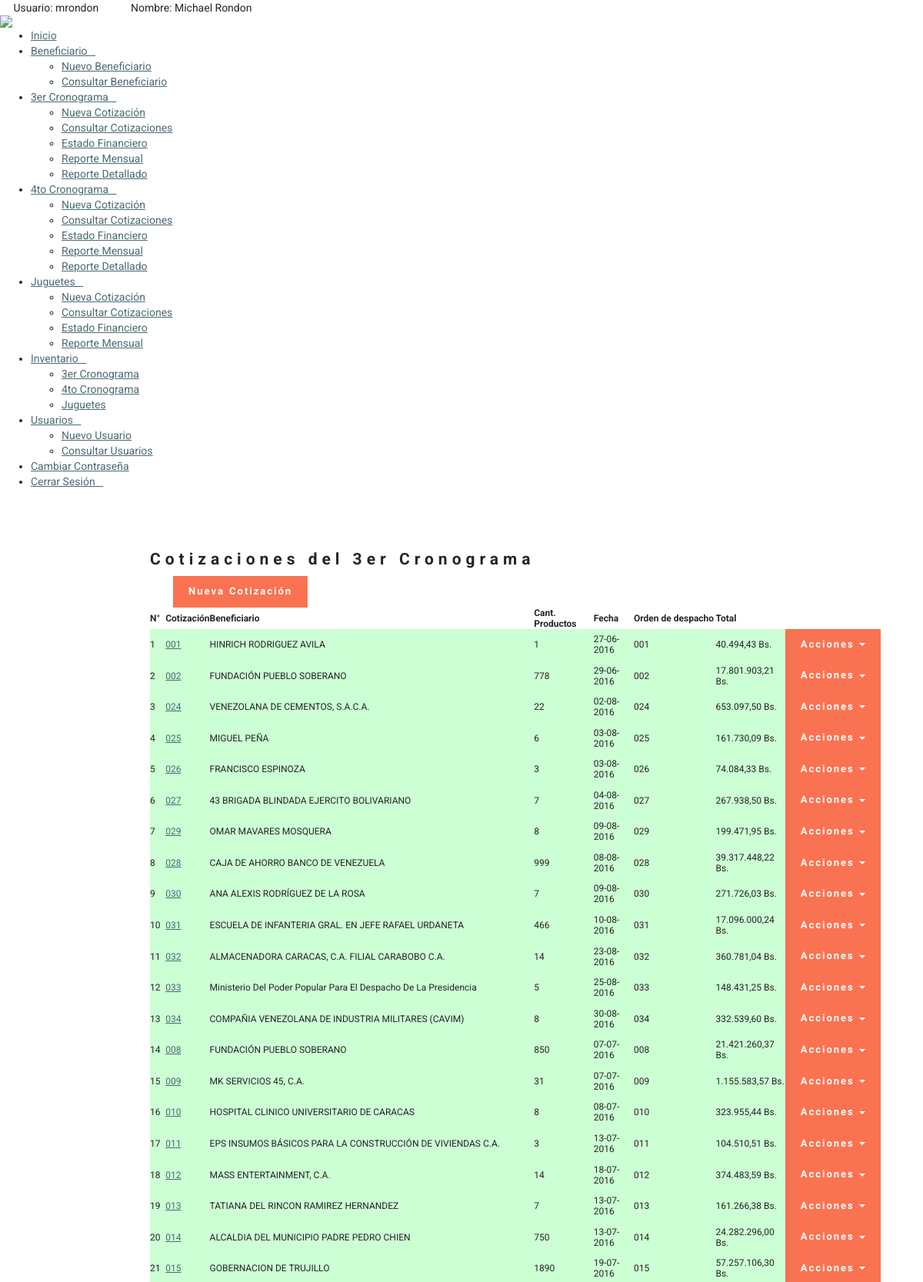
The page /?view=3erCronograma (signed in, upper part) on the database its author committed.
### tables this page shows
CREATE TABLE `usuarios` (
  `id_usuario` bigint(20) NOT NULL,
  `user` varchar(100) NOT NULL,
  `nombre` varchar(100) NOT NULL,
  `password` varchar(100) NOT NULL,
  `id_status` tinyint(4) NOT NULL,
  `id_perfil` int(11) NOT NULL
);

CREATE TABLE `cotizacion` (
  `id_cotizacion` bigint(20) NOT NULL,
  `cotizacion` varchar(100) NOT NULL,
  `id_empresa` bigint(20) NOT NULL,
  `total` varchar(255) NOT NULL,
  `fecha` date NOT NULL,
  `despacho` int(1) NOT NULL DEFAULT '0',
  `iva` varchar(255) DEFAULT NULL,
  `subtotal` varchar(255) NOT NULL,
  `total_num` double NOT NULL,
  `descuento` varchar(255) DEFAULT '0',
  `descuento_num` double DEFAULT '0',
  `subtotal_num` double NOT NULL,
  `iva_num` double DEFAULT NULL,
  `desc_porcentaje` varchar(10) DEFAULT '0',
  `registro` date NOT NULL,
  `unidades_total` int(11) NOT NULL DEFAULT '0'
);

CREATE TABLE `empresa` (
  `id_empresa` bigint(255) NOT NULL,
  `nombre` varchar(255) NOT NULL,
  `rif` varchar(20) NOT NULL,
  `direccion` text NOT NULL,
  `telefono` varchar(7) NOT NULL,
  `contacto` varchar(255) NOT NULL,
  `id_cod_tlf` int(11) NOT NULL,
  `id_status` int(11) NOT NULL,
  `telefono2` varchar(7) DEFAULT NULL,
  `id_cod_tlf2` int(11) DEFAULT NULL,
  `correo` varchar(100) DEFAULT NULL
);

CREATE TABLE `despacho` (
  `id_despacho` bigint(20) NOT NULL,
  `id_cotizacion` bigint(20) NOT NULL,
  `despacho` varchar(255) NOT NULL,
  `pago` varchar(1) NOT NULL,
  `deposito` varchar(10) DEFAULT NULL,
  `banco` varchar(100) DEFAULT ''
);

### core/bin/functions/Users.php (called while the page is built, shortened)
<?php
	function Users(){
		$db=new Conexion();
		$sql=$db->query("SELECT * FROM usuarios;");
		if($db->rows($sql)>0){
			while($data=$db->recorrer($sql)){
				$users[$data['id_usuario']]=$data;
			}
		}else{
			$users=$_SESSION['users'];
		}
		return $_SESSION['users'];
	}
?>

### core/core.php (called while the page is built, shortened)
<?php
	require('core/models/classConexion.php');
	require('core/bin/functions/Users.php');
	require('core/bin/functions/Beneficiarios.php');
	$_users=Users();
	$_beneficiario=Beneficiario();
	require('core/bin/functions/Cotizacion3er.php');
	require('core/bin/functions/Despacho3er.php');
	$_cotizacion3er=Cotizacion3er();
	$_despacho3er=Despacho3er();
?>

### core/models/classConexion.php (called while the page is built, shortened)
<?php
	class Conexion extends mysqli{
		public function rows($query){
			return mysqli_num_rows($query);
		}
		public function liberar($query){
			return mysqli_free_result($query);
		}
		public function recorrer($query){
			return mysqli_fetch_array($query);
		}
	}
?>

### core/bin/functions/Cotizacion3er.php (called while the page is built, shortened)
<?php
	function Cotizacion3er(){
		$db=new Conexion();
		$sql=$db->query("SELECT * FROM cotizacion;");
		if($db->rows($sql)>0){
			while($data=$db->recorrer($sql)){
				$_cotizacion3er[$data['id_cotizacion']]=$data;
			}
		}else{
			$_cotizacion3er=false;
		}
		return $_cotizacion3er;
	}
?>

### core/bin/functions/Beneficiarios.php (called while the page is built, shortened)
<?php
	function Beneficiario(){
		$db=new Conexion();
		$sql=$db->query("SELECT * FROM empresa ORDER BY nombre;");
		if($db->rows($sql)>0){
			while($data=$db->recorrer($sql)){
				$_beneficiario[$data['id_empresa']]=$data;
			}
		}else{
			$_beneficiario=false;
		}
		return $_beneficiario;
	}
?>

### core/bin/functions/Despacho3er.php (called while the page is built, shortened)
<?php
	function Despacho3er(){
		$db=new Conexion();
		$sql=$db->query("SELECT * FROM despacho;");
		if($db->rows($sql)>0){
			while($data=$db->recorrer($sql)){
				$_despacho3er[$data['id_cotizacion']]=$data;
			}
		}else{
			$_despacho3er=false;
		}
		return $_despacho3er;
	}
?>

### html/3er_Cronograma/allCotizacion.php (the view, shortened to what this page needs)
<?php
	include(HTML_DIR."overall/header.php");
	include(HTML_DIR."overall/menu.php");
?>
<body>
	<div class="container-fluid" style="margin-left: 180px; padding-top: 50px; margin-right: 40px;">
		<h3>Cotizaciones del 3er Cronograma</h3>
		<div class="col-md-12">
			<div class="col-md-2">
				<a class="btn btn-danger" href="?view=3erCronograma&mode=addCotizacion">Nueva Cotización <i class="fa fa-sign-in" aria-hidden="true"></i></a>
			</div>
		</div>
		<br><br>
		<table id="tabla" class="display" cellspacing="0" width="100%" style="font-size: 12px;">
			<thead>
				<tr>
					<th>N°</th>
					<th>Cotizaci&oacute;n</th>
					<th>Beneficiario</th>
					<th>Cant. Productos</th>
					<th>Fecha</th>
					<th>Orden de despacho</th>
					<th>Total</th>
					<th></th>
				</tr>
			</thead>
			<tbody>
				<?php
					$contador=1;
					foreach ($_cotizacion3er as $cotizacion3er) {
						$fecha=date("d-m-Y", strtotime($cotizacion3er['fecha']));
						if($cotizacion3er['despacho']==0){
							$color="#FFF";
						}else if($cotizacion3er['despacho']==1){
							$color="#CCFFD4";
						}else if($cotizacion3er['despacho']==2){
							$color="#FFCCCC";
						}
						?>
							<tr style="background-color: <?php echo $color;?>;">
								<td><?php echo $contador;?></td>
								<td><a href="?view=3erCronograma&mode=verCotizacion&id=<?php echo $cotizacion3er['id_cotizacion'];?>"><?php echo $cotizacion3er['cotizacion'];?></a></td>
								<td><?php echo $_beneficiario[$cotizacion3er['id_empresa']]['nombre'];?></td>
								<td><?php echo $cotizacion3er['unidades_total'];?></td>
								<td><?php echo $fecha;?></td>
								<td>
									<?php
										if($cotizacion3er['despacho']==0){
											echo "Sin Orden de Despacho.";
										}else if($cotizacion3er['despacho']==1){
											echo $_despacho3er[$cotizacion3er['id_cotizacion']]['despacho'];
										}else if($cotizacion3er['despacho']==2){
											echo "Anulada";
										}
									?>
								</td>
								<td><?php echo $cotizacion3er['total'];?></td>
								<td>
									<div class="dropdown">
	  									<button class="btn btn-danger dropdown-toggle" type="button" id="dropdownMenu1" data-toggle="dropdown" aria-haspopup="true" aria-expanded="true">
	    									Acciones
	    									<span class="caret"></span>
	  									</button>
									</div>
								</td>
							</tr>
						<?php
						$contador++;
					}
				?>
			</tbody>
		</table>
	</div>
	<br><br>
</body>
</html>

### html/overall/menu.php (shortened to what this page needs)
<div class="barra">
	<div class="usuario">
		<?php echo "Usuario: ".$_users[$_SESSION['app_id']]['user']."&nbsp;&nbsp;&nbsp;&nbsp;&nbsp;&nbsp;&nbsp;&nbsp;&nbsp;&nbsp;&nbsp;&nbsp;Nombre: ".$_users[$_SESSION['app_id']]['nombre'];?>
	</div>
</div>
<header>
	<nav>
		<div class="logo">
			<img class="foto" src="<?php echo LOGO;?>">
		</div>
		<ul class="menu">
			<li id="inicio"><a href="?view=index" class='navegacion'>Inicio</a></li>
			<li id="submenu1">
				<a class='navegacion'>Beneficiario&nbsp;&nbsp;&nbsp;<i class="fa fa-caret-down flecha" aria-hidden="true"></i></a>
				<ul id="children1">
					<li><a href="?view=beneficiario&mode=add" class='navegacion'>Nuevo Beneficiario</a></li>
					<li><a href="?view=beneficiario" class='navegacion'>Consultar Beneficiario</a></li>
				</ul>
			</li>
			<li id="submenu2">
				<a class='navegacion'>3er Cronograma&nbsp;&nbsp;&nbsp;<i class="fa fa-caret-down flecha" aria-hidden="true"></i></a>
				<ul id="children2">
					<li><a href="?view=3erCronograma&mode=addCotizacion" class='navegacion'>Nueva Cotización</a></li>
					<li><a href="?view=3erCronograma" class='navegacion'>Consultar Cotizaciones</a></li>
					<li><a href="?view=3erCronograma&mode=estadoFinanciero" class='navegacion'>Estado Financiero</a></li>
					<li><a href="?view=3erCronograma&mode=estadoCotizaciones" class='navegacion'>Reporte Mensual</a></li>
					<li><a href="?view=3erCronograma&mode=pdfDetallado" class='navegacion'>Reporte Detallado</a></li>
				</ul>
			</li>
			<li id="submenu4">
				<a class='navegacion'>4to Cronograma&nbsp;&nbsp;&nbsp;<i class="fa fa-caret-down flecha" aria-hidden="true"></i></a>
				<ul id="children4">
					<li><a href="?view=4toCronograma&mode=addCotizacion" class='navegacion'>Nueva Cotización</a></li>
					<li><a href="?view=4toCronograma" class='navegacion'>Consultar Cotizaciones</a></li>
					<li><a href="?view=4toCronograma&mode=estadoFinanciero" class='navegacion'>Estado Financiero</a></li>
					<li><a href="?view=4toCronograma&mode=estadoCotizaciones" class='navegacion'>Reporte Mensual</a></li>
					<li><a href="?view=4toCronograma&mode=pdfDetallado" class='navegacion'>Reporte Detallado</a></li>
				</ul>
			</li>
			<li id="submenu5">
				<a class='navegacion'>Juguetes&nbsp;&nbsp;&nbsp;<i class="fa fa-caret-down flecha" aria-hidden="true"></i></a>
				<ul id="children5">
					<li><a href="?view=Juguetes&mode=addCotizacion" class='navegacion'>Nueva Cotización</a></li>
					<li><a href="?view=Juguetes" class='navegacion'>Consultar Cotizaciones</a></li>
					<li><a href="?view=Juguetes&mode=estadoFinanciero" class='navegacion'>Estado Financiero</a></li>
					<li><a href="?view=Juguetes&mode=estadoCotizaciones" class='navegacion'>Reporte Mensual</a></li>
				</ul>
			</li>
			<?php
				if($_users[$_SESSION['app_id']]['id_perfil']==1 || $_users[$_SESSION['app_id']]['id_perfil']==3 || $_users[$_SESSION['app_id']]['id_perfil']==4){
					?>
						<li id="submenu6">
							<a class='navegacion'>Inventario&nbsp;&nbsp;&nbsp;<i class="fa fa-caret-down flecha" aria-hidden="true"></i></a>
							<ul id="children6">
								<li><a href="?view=inventario&mode=3erCronograma" class='navegacion'>3er Cronograma</a></li>
								<li><a href="?view=inventario&mode=4toCronograma" class='navegacion'>4to Cronograma</a></li>
								<li><a href="?view=inventario&mode=Juguetes" class='navegacion'>Juguetes</a></li>
							</ul>
						</li>
					<?php
				}
				if($_users[$_SESSION['app_id']]['id_perfil']==1){
					?>
						<li id="submenu3">
							<a class='navegacion'>Usuarios&nbsp;&nbsp;&nbsp;<i class="fa fa-caret-down flecha" aria-hidden="true"></i></a>
							<ul id="children3">
								<li><a href="?view=user&mode=add" class='navegacion'>Nuevo Usuario</a></li>
								<li><a href="?view=user" class='navegacion'>Consultar Usuarios</a></li>
							</ul>
						</li>
					<?php
				}
			?>
			<li id="matricula"><a href="?view=pass&mode=change" class='navegacion'>Cambiar Contraseña</a></li>
			<li id="cerrar"><a href="?view=logout" class='navegacion'>Cerrar Sesi&oacute;n&nbsp;&nbsp;&nbsp;<i class="fa fa-power-off" aria-hidden="true"></i></a></li>
		</ul>
	</nav>
</header>

### rows shown on the page
usuarios: user "mrondon", nombre "Michael Rondon"
cotizacion: cotizacion "001", id_empresa.nombre "HINRICH RODRIGUEZ AVILA", unidades_total "1", fecha "27-06-2016", id_cotizacion.despacho "001", total "40.494,43 Bs."
cotizacion: cotizacion "002", id_empresa.nombre "FUNDACIÓN PUEBLO SOBERANO", unidades_total "778", fecha "29-06-2016", id_cotizacion.despacho "002", total "17.801.903,21 Bs."
cotizacion: cotizacion "024", id_empresa.nombre "VENEZOLANA DE CEMENTOS, S.A.C.A.", unidades_total "22", fecha "02-08-2016", id_cotizacion.despacho "024", total "653.097,50 Bs."
cotizacion: cotizacion "025", id_empresa.nombre "MIGUEL PEÑA", unidades_total "6", fecha "03-08-2016", id_cotizacion.despacho "025", total "161.730,09 Bs."
cotizacion: cotizacion "026", id_empresa.nombre "FRANCISCO ESPINOZA", unidades_total "3", fecha "03-08-2016", id_cotizacion.despacho "026", total "74.084,33 Bs."
cotizacion: cotizacion "027", id_empresa.nombre "43 BRIGADA BLINDADA EJERCITO BOLIVARIANO", unidades_total "7", fecha "04-08-2016", id_cotizacion.despacho "027", total "267.938,50 Bs."
cotizacion: cotizacion "029", id_empresa.nombre "OMAR MAVARES MOSQUERA", unidades_total "8", fecha "09-08-2016", id_cotizacion.despacho "029", total "199.471,95 Bs."
cotizacion: cotizacion "028", id_empresa.nombre "CAJA DE AHORRO BANCO DE VENEZUELA", unidades_total "999", fecha "08-08-2016", id_cotizacion.despacho "028", total "39.317.448,22 Bs."
cotizacion: cotizacion "030", id_empresa.nombre "ANA ALEXIS RODRÍGUEZ DE LA ROSA", unidades_total "7", fecha "09-08-2016", id_cotizacion.despacho "030", total "271.726,03 Bs."
cotizacion: cotizacion "031", id_empresa.nombre "ESCUELA DE INFANTERIA GRAL. EN JEFE RAFAEL URDANETA", unidades_total "466", fecha "10-08-2016", id_cotizacion.despacho "031", total "17.096.000,24 Bs."
cotizacion: cotizacion "032", id_empresa.nombre "ALMACENADORA CARACAS, C.A. FILIAL CARABOBO C.A.", unidades_total "14", fecha "23-08-2016", id_cotizacion.despacho "032", total "360.781,04 Bs."
cotizacion: cotizacion "033", id_empresa.nombre "Ministerio Del Poder Popular Para El Despacho De La Presidencia", unidades_total "5", fecha "25-08-2016", id_cotizacion.despacho "033", total "148.431,25 Bs."
cotizacion: cotizacion "034", id_empresa.nombre "COMPAÑIA VENEZOLANA DE INDUSTRIA MILITARES (CAVIM)", unidades_total "8", fecha "30-08-2016", id_cotizacion.despacho "034", total "332.539,60 Bs."
cotizacion: cotizacion "008", id_empresa.nombre "FUNDACIÓN PUEBLO SOBERANO", unidades_total "850", fecha "07-07-2016", id_cotizacion.despacho "008", total "21.421.260,37 Bs."
cotizacion: cotizacion "009", id_empresa.nombre "MK SERVICIOS 45, C.A.", unidades_total "31", fecha "07-07-2016", id_cotizacion.despacho "009", total "1.155.583,57 Bs."
cotizacion: cotizacion "010", id_empresa.nombre "HOSPITAL CLINICO UNIVERSITARIO DE CARACAS", unidades_total "8", fecha "08-07-2016", id_cotizacion.despacho "010", total "323.955,44 Bs."
cotizacion: cotizacion "011", id_empresa.nombre "EPS INSUMOS BÁSICOS PARA LA CONSTRUCCIÓN DE VIVIENDAS C.A.", unidades_total "3", fecha "13-07-2016", id_cotizacion.despacho "011", total "104.510,51 Bs."
cotizacion: cotizacion "012", id_empresa.nombre "MASS ENTERTAINMENT, C.A.", unidades_total "14", fecha "18-07-2016", id_cotizacion.despacho "012", total "374.483,59 Bs."
cotizacion: cotizacion "013", id_empresa.nombre "TATIANA DEL RINCON RAMIREZ HERNANDEZ", unidades_total "7", fecha "13-07-2016", id_cotizacion.despacho "013", total "161.266,38 Bs."
cotizacion: cotizacion "014", id_empresa.nombre "ALCALDIA DEL MUNICIPIO PADRE PEDRO CHIEN", unidades_total "750", fecha "13-07-2016", id_cotizacion.despacho "014", total "24.282.296,00 Bs."
cotizacion: cotizacion "015", id_empresa.nombre "GOBERNACION DE TRUJILLO", unidades_total "1890", fecha "19-07-2016", id_cotizacion.despacho "015", total "57.257.106,30 Bs."
